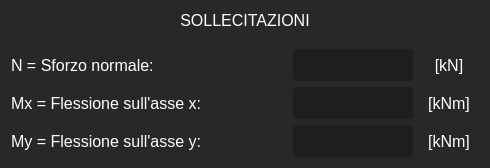
              <widget class="QFrame" name="frame_16">
               <property name="styleSheet">
                <string notr="true">background-color: rgb(40,40,40);
border-radius:4px;
border: none</string>
               </property>
               <property name="frameShape">
                <enum>QFrame::StyledPanel</enum>
               </property>
               <property name="frameShadow">
                <enum>QFrame::Raised</enum>
               </property>
               <layout class="QVBoxLayout" name="verticalLayout_16">
                <item>
                 <layout class="QGridLayout" name="gridLayout_7">
                  <item row="0" column="0" colspan="4">
                   <widget class="QLabel" name="label_220">
                    <property name="minimumSize">
                     <size>
                      <width>230</width>
                      <height>32</height>
                     </size>
                    </property>
                    <property name="font">
                     <font>
                      <family>Segoe UI</family>
                      <pointsize>12</pointsize>
                      <weight>50</weight>
                      <italic>false</italic>
                      <bold>false</bold>
                     </font>
                    </property>
                    <property name="layoutDirection">
                     <enum>Qt::LeftToRight</enum>
                    </property>
                    <property name="styleSheet">
                     <string notr="true">font:400 12pt &quot;Segoe UI&quot;;
color: rgb(255,255,255);</string>
                    </property>
                    <property name="text">
                     <string>SOLLECITAZIONI</string>
                    </property>
                    <property name="alignment">
                     <set>Qt::AlignHCenter|Qt::AlignTop</set>
                    </property>
                   </widget>
                  </item>
                  <item row="2" column="0">
                   <widget class="QLabel" name="label_211">
                    <property name="minimumSize">
                     <size>
                      <width>230</width>
                      <height>32</height>
                     </size>
                    </property>
                    <property name="font">
                     <font>
                      <family>Segoe UI</family>
                      <pointsize>12</pointsize>
                      <weight>50</weight>
                      <italic>false</italic>
                      <bold>false</bold>
                     </font>
                    </property>
                    <property name="layoutDirection">
                     <enum>Qt::LeftToRight</enum>
                    </property>
                    <property name="styleSheet">
                     <string notr="true">font:400 12pt &quot;Segoe UI&quot;;
color: rgb(255,255,255);</string>
                    </property>
                    <property name="text">
                     <string>Mx = Flessione sull'asse x:</string>
                    </property>
                    <property name="alignment">
                     <set>Qt::AlignLeading|Qt::AlignLeft|Qt::AlignVCenter</set>
                    </property>
                   </widget>
                  </item>
                  <item row="2" column="2">
                   <widget class="QLineEdit" name="out_Mx">
                    <property name="sizePolicy">
                     <sizepolicy hsizetype="Preferred" vsizetype="Preferred">
                      <horstretch>0</horstretch>
                      <verstretch>0</verstretch>
                     </sizepolicy>
                    </property>
                    <property name="minimumSize">
                     <size>
                      <width>120</width>
                      <height>32</height>
                     </size>
                    </property>
                    <property name="maximumSize">
                     <size>
                      <width>120</width>
                      <height>32</height>
                     </size>
                    </property>
                    <property name="styleSheet">
                     <string notr="true">background-color: rgb(30,30,30);
font: 10pt &quot;Segoe UI&quot;;
color: rgb(255, 255, 255);
padding-left: 5px;
border-radius:4px</string>
                    </property>
                    <property name="text">
                     <string/>
                    </property>
                   </widget>
                  </item>
                  <item row="3" column="2">
                   <widget class="QLineEdit" name="out_My">
                    <property name="sizePolicy">
                     <sizepolicy hsizetype="Preferred" vsizetype="Preferred">
                      <horstretch>0</horstretch>
                      <verstretch>0</verstretch>
                     </sizepolicy>
                    </property>
                    <property name="minimumSize">
                     <size>
                      <width>120</width>
                      <height>32</height>
                     </size>
                    </property>
                    <property name="maximumSize">
                     <size>
                      <width>120</width>
                      <height>32</height>
                     </size>
                    </property>
                    <property name="styleSheet">
                     <string notr="true">background-color: rgb(30,30,30);
font: 10pt &quot;Segoe UI&quot;;
color: rgb(255, 255, 255);
padding-left: 5px;
border-radius:4px</string>
                    </property>
                    <property name="text">
                     <string/>
                    </property>
                   </widget>
                  </item>
                  <item row="3" column="3">
                   <widget class="QLabel" name="label_213">
                    <property name="minimumSize">
                     <size>
                      <width>60</width>
                      <height>32</height>
                     </size>
                    </property>
                    <property name="maximumSize">
                     <size>
                      <width>60</width>
                      <height>16777215</height>
                     </size>
                    </property>
                    <property name="font">
                     <font>
                      <family>Segoe UI</family>
                      <pointsize>12</pointsize>
                      <weight>50</weight>
                      <italic>false</italic>
                      <bold>false</bold>
                     </font>
                    </property>
                    <property name="layoutDirection">
                     <enum>Qt::LeftToRight</enum>
                    </property>
                    <property name="styleSheet">
                     <string notr="true">font:400 12pt &quot;Segoe UI&quot;;
color: rgb(255,255,255);</string>
                    </property>
                    <property name="text">
                     <string>[kNm]</string>
                    </property>
                    <property name="alignment">
                     <set>Qt::AlignCenter</set>
                    </property>
                   </widget>
                  </item>
                  <item row="1" column="2">
                   <widget class="QLineEdit" name="out_N">
                    <property name="sizePolicy">
                     <sizepolicy hsizetype="Preferred" vsizetype="Preferred">
                      <horstretch>0</horstretch>
                      <verstretch>0</verstretch>
                     </sizepolicy>
                    </property>
                    <property name="minimumSize">
                     <size>
                      <width>120</width>
                      <height>32</height>
                     </size>
                    </property>
                    <property name="maximumSize">
                     <size>
                      <width>120</width>
                      <height>32</height>
                     </size>
                    </property>
                    <property name="styleSheet">
                     <string notr="true">background-color: rgb(30,30,30);
font: 10pt &quot;Segoe UI&quot;;
color: rgb(255, 255, 255);
padding-left: 5px;
border-radius:4px</string>
                    </property>
                    <property name="text">
                     <string/>
                    </property>
                   </widget>
                  </item>
                  <item row="1" column="0">
                   <widget class="QLabel" name="label_207">
                    <property name="minimumSize">
                     <size>
                      <width>230</width>
                      <height>32</height>
                     </size>
                    </property>
                    <property name="font">
                     <font>
                      <family>Segoe UI</family>
                      <pointsize>12</pointsize>
                      <weight>50</weight>
                      <italic>false</italic>
                      <bold>false</bold>
                     </font>
                    </property>
                    <property name="layoutDirection">
                     <enum>Qt::LeftToRight</enum>
                    </property>
                    <property name="styleSheet">
                     <string notr="true">font:400 12pt &quot;Segoe UI&quot;;
color: rgb(255,255,255);</string>
                    </property>
                    <property name="text">
                     <string>N = Sforzo normale:</string>
                    </property>
                    <property name="alignment">
                     <set>Qt::AlignLeading|Qt::AlignLeft|Qt::AlignVCenter</set>
                    </property>
                   </widget>
                  </item>
                  <item row="2" column="3">
                   <widget class="QLabel" name="label_214">
                    <property name="minimumSize">
                     <size>
                      <width>60</width>
                      <height>32</height>
                     </size>
                    </property>
                    <property name="maximumSize">
                     <size>
                      <width>60</width>
                      <height>16777215</height>
                     </size>
                    </property>
                    <property name="font">
                     <font>
                      <family>Segoe UI</family>
                      <pointsize>12</pointsize>
                      <weight>50</weight>
                      <italic>false</italic>
                      <bold>false</bold>
                     </font>
                    </property>
                    <property name="layoutDirection">
                     <enum>Qt::LeftToRight</enum>
                    </property>
                    <property name="styleSheet">
                     <string notr="true">font:400 12pt &quot;Segoe UI&quot;;
color: rgb(255,255,255);</string>
                    </property>
                    <property name="text">
                     <string>[kNm]</string>
                    </property>
                    <property name="alignment">
                     <set>Qt::AlignCenter</set>
                    </property>
                   </widget>
                  </item>
                  <item row="1" column="1" rowspan="3">
                   <spacer name="horizontalSpacer_21">
                    <property name="orientation">
                     <enum>Qt::Horizontal</enum>
                    </property>
                    <property name="sizeHint" stdset="0">
                     <size>
                      <width>40</width>
                      <height>20</height>
                     </size>
                    </property>
                   </spacer>
                  </item>
                  <item row="3" column="0">
                   <widget class="QLabel" name="label_212">
                    <property name="minimumSize">
                     <size>
                      <width>230</width>
                      <height>32</height>
                     </size>
                    </property>
                    <property name="font">
                     <font>
                      <family>Segoe UI</family>
                      <pointsize>12</pointsize>
                      <weight>50</weight>
                      <italic>false</italic>
                      <bold>false</bold>
                     </font>
                    </property>
                    <property name="layoutDirection">
                     <enum>Qt::LeftToRight</enum>
                    </property>
                    <property name="styleSheet">
                     <string notr="true">font:400 12pt &quot;Segoe UI&quot;;
color: rgb(255,255,255);</string>
                    </property>
                    <property name="text">
                     <string>My = Flessione sull'asse y:</string>
                    </property>
                    <property name="alignment">
                     <set>Qt::AlignLeading|Qt::AlignLeft|Qt::AlignVCenter</set>
                    </property>
                   </widget>
                  </item>
                  <item row="1" column="3">
                   <widget class="QLabel" name="label_215">
                    <property name="minimumSize">
                     <size>
                      <width>60</width>
                      <height>32</height>
                     </size>
                    </property>
                    <property name="maximumSize">
                     <size>
                      <width>60</width>
                      <height>16777215</height>
                     </size>
                    </property>
                    <property name="font">
                     <font>
                      <family>Segoe UI</family>
                      <pointsize>12</pointsize>
                      <weight>50</weight>
                      <italic>false</italic>
                      <bold>false</bold>
                     </font>
                    </property>
                    <property name="layoutDirection">
                     <enum>Qt::LeftToRight</enum>
                    </property>
                    <property name="styleSheet">
                     <string notr="true">font:400 12pt &quot;Segoe UI&quot;;
color: rgb(255,255,255);</string>
                    </property>
                    <property name="text">
                     <string>[kN]</string>
                    </property>
                    <property name="alignment">
                     <set>Qt::AlignCenter</set>
                    </property>
                   </widget>
                  </item>
                 </layout>
                </item>
               </layout>
              </widget>
